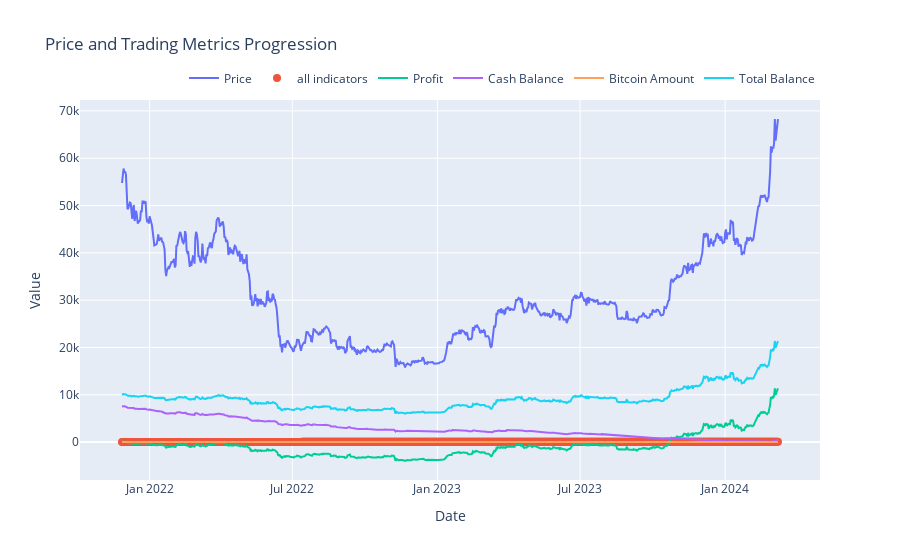

Source (notebook cell):
### Code cell
plot("all indicators", prices, indicator_values, profits, cash, bitcoin, total, Dates[start_idx:])

### Figure 1 — Plotly figure (JSON) as saved in the notebook; plotly's stock layout.template omitted (floating-point values rounded to 4 significant figures; data arrays with more than 128 entries replaced by an {"elided": "..."} marker saying what was removed)
{"data": [{"mode": "lines", "name": "Price", "type": "scatter", "x": {"elided": "833 str values"}, "y": {"elided": "833 float values"}}, {"marker": {"size": 8}, "mode": "markers", "name": "all indicators", "type": "scatter", "x": {"elided": "833 str values"}, "y": {"elided": "833 float values"}}, {"mode": "lines", "name": "Profit", "type": "scatter", "x": {"elided": "833 str values"}, "y": {"elided": "833 float values"}}, {"mode": "lines", "name": "Cash Balance", "type": "scatter", "x": {"elided": "833 str values"}, "y": {"elided": "833 float values"}}, {"mode": "lines", "name": "Bitcoin Amount", "type": "scatter", "x": {"elided": "833 str values"}, "y": {"elided": "833 float values"}}, {"mode": "lines", "name": "Total Balance", "type": "scatter", "x": {"elided": "833 str values"}, "y": {"elided": "833 float values"}}], "layout": {"hovermode": "x unified", "legend": {"orientation": "h", "x": 1, "xanchor": "right", "y": 1.02, "yanchor": "bottom"}, "title": {"text": "Price and Trading Metrics Progression"}, "xaxis": {"title": {"text": "Date"}}, "yaxis": {"title": {"text": "Value"}}}}
